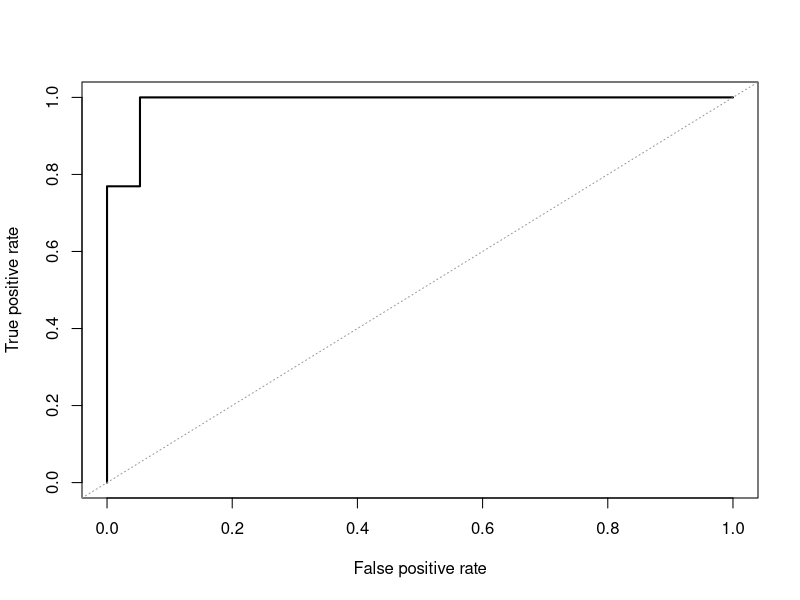

Reproduce this figure in R.
## ---- chunk 1
fit_null <- glm(am ~ 1, data = mtcars, family = binomial)
fit_full <- glm(am ~ wt + hp + factor(cyl), data = mtcars, family = binomial)

anova(fit_null, fit_full, test = "Chisq")
AIC(fit_null, fit_full)
## ---- chunk 2
prob <- predict(fit_full, type = "response")
threshold <- 0.5
class_hat <- factor(ifelse(prob >= threshold, 1, 0), levels = c(0, 1))
actual <- factor(mtcars$am, levels = c(0, 1))
conf_mat <- table(Predicted = class_hat, Actual = actual)
conf_mat

true_pos <- conf_mat["1", "1"]
true_neg <- conf_mat["0", "0"]
false_pos <- conf_mat["1", "0"]
false_neg <- conf_mat["0", "1"]

accuracy <- (true_pos + true_neg) / sum(conf_mat)
sensitivity <- true_pos / (true_pos + false_neg)
specificity <- true_neg / (true_neg + false_pos)

c(accuracy = accuracy, sensitivity = sensitivity, specificity = specificity)
## ---- chunk 3
thresholds <- c(0.3, 0.5, 0.7)
metrics <- lapply(thresholds, function(t) {
  actual <- factor(mtcars$am, levels = c(0, 1))
  class_hat <- factor(ifelse(prob >= t, 1, 0), levels = c(0, 1))
  conf_mat <- table(Predicted = class_hat, Actual = actual)
  tp <- conf_mat["1", "1"]
  tn <- conf_mat["0", "0"]
  fp <- conf_mat["1", "0"]
  fn <- conf_mat["0", "1"]
  c(accuracy = (tp + tn) / sum(conf_mat),
    sensitivity = tp / (tp + fn),
    specificity = tn / (tn + fp))
})
metrics
## ---- chunk 4
roc_thresholds <- seq(1, 0, by = -0.02)
actual_num <- as.integer(actual) - 1

tpr <- sapply(roc_thresholds, function(t) {
  pred <- ifelse(prob >= t, 1, 0)
  tp <- sum(pred == 1 & actual_num == 1)
  fn <- sum(pred == 0 & actual_num == 1)
  tp / (tp + fn)
})

fpr <- sapply(roc_thresholds, function(t) {
  pred <- ifelse(prob >= t, 1, 0)
  fp <- sum(pred == 1 & actual_num == 0)
  tn <- sum(pred == 0 & actual_num == 0)
  fp / (fp + tn)
})

roc_df <- data.frame(fpr = fpr, tpr = tpr)
roc_df <- roc_df[order(roc_df$fpr), ]

plot(roc_df$fpr, roc_df$tpr, type = "l", lwd = 2,
     xlab = "False positive rate", ylab = "True positive rate")
abline(0, 1, lty = 3, col = "grey60")

auc <- sum(diff(roc_df$fpr) * (head(roc_df$tpr, -1) + tail(roc_df$tpr, -1)) / 2)
auc
